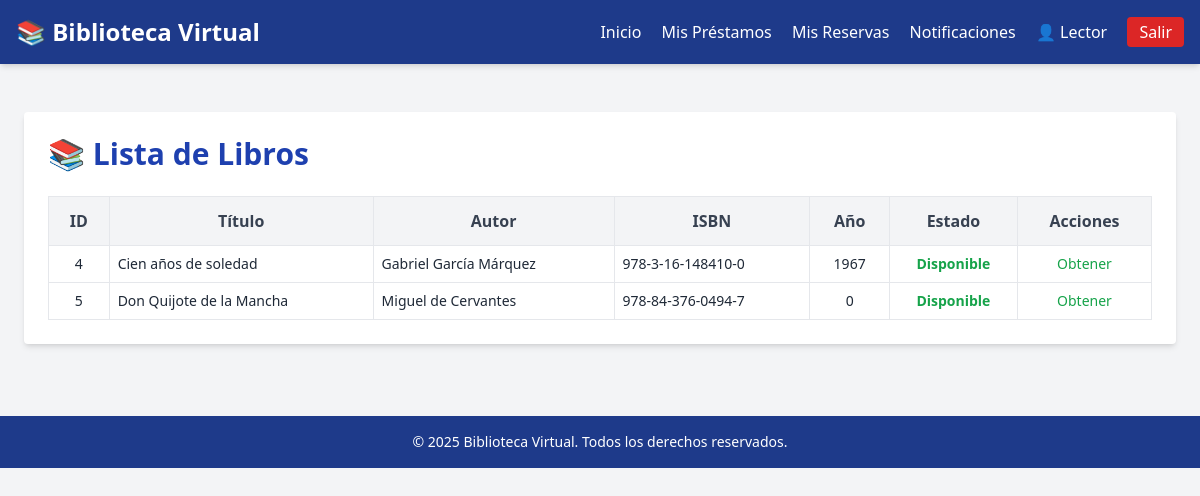
Page /index.php?action=list (signed in) on the committed database.
### tables this page shows
CREATE TABLE `libro` (
  `id` int(11) NOT NULL,
  `titulo` varchar(255) NOT NULL,
  `autor` varchar(255) DEFAULT NULL,
  `isbn` varchar(20) DEFAULT NULL,
  `ano_publicacion` year(4) DEFAULT NULL,
  `disponible` tinyint(1) DEFAULT 1,
  `creado_en` timestamp NOT NULL DEFAULT current_timestamp()
);

### controllers/LibroController.php (called while the page is built, shortened)
<?php
require_once __DIR__ . '/../models/Libro.php';
class LibroController
{
    private Libro $model;
    public function __construct(PDO $pdo)
    {
        $this->model    = new Libro($pdo);
    }
    public function index(): void
    {
        $q = trim($_GET['q'] ?? '');
        $libros = $q !== ''
            ? $this->model->searchDisponibles($q)
            : $this->model->getDisponibles();
        include __DIR__ . '/../views/header.php';
        include __DIR__ . '/../views/libros/list.php';
        include __DIR__ . '/../views/footer.php';
    }
}

### models/Libro.php (called while the page is built, shortened)
<?php
class Libro
{
    private $pdo;
    public function __construct(PDO $pdo)
    {
        $this->pdo = $pdo;
    }
    public function getDisponibles(): array
    {
        $stmt = $this->pdo->query("SELECT * FROM libro WHERE disponible IN (1,2)");
        return $stmt->fetchAll(PDO::FETCH_ASSOC);
    }
}

### views/libros/list.php (the view, shortened to what this page needs)
<?php
  global $currentUser, $reservaModel;
?>
<div class="max-w-6xl mx-auto p-6 bg-white shadow-md rounded mt-6">
  <div class="flex items-center justify-between mb-6">
    <h1 class="text-3xl font-bold text-blue-800">📚 Lista de Libros</h1>
  </div>
  <div class="overflow-auto">
    <table class="min-w-full table-auto border-collapse">
      <thead class="bg-gray-100 text-gray-700">
        <tr>
          <th class="p-3 border">ID</th>
          <th class="p-3 border">Título</th>
          <th class="p-3 border">Autor</th>
          <th class="p-3 border">ISBN</th>
          <th class="p-3 border">Año</th>
          <th class="p-3 border">Estado</th>
          <th class="p-3 border">Acciones</th>
        </tr>
      </thead>
      <tbody class="text-gray-800 text-sm">
        <?php if (!empty($libros)): foreach ($libros as $lib): ?>
          <tr class="hover:bg-gray-50 border-t">
            <td class="p-2 border text-center"><?= $lib['id'] ?></td>
            <td class="p-2 border"><?= htmlspecialchars($lib['titulo']) ?></td>
            <td class="p-2 border"><?= htmlspecialchars($lib['autor']) ?></td>
            <td class="p-2 border"><?= htmlspecialchars($lib['isbn']) ?></td>
            <td class="p-2 border text-center"><?= $lib['ano_publicacion'] ?></td>
            <td class="p-2 border text-center">
              <?php
                if ($lib['disponible'] == 1) echo '<span class="text-green-600 font-semibold">Disponible</span>';
                elseif ($lib['disponible'] == 2) echo '<span class="text-yellow-500 font-semibold">Prestado</span>';
                else echo '<span class="text-gray-500 italic">Baja</span>';
              ?>
            </td>
            <td class="p-2 border text-center space-x-2">
              <?php if ($currentUser): ?>
                <?php if ($lib['disponible'] == 1): ?>
                  <a href="index.php?action=obtener&id=<?= $lib['id'] ?>"
                     class="text-green-600 hover:underline font-medium">Obtener</a>
                <?php elseif ($lib['disponible'] == 2): ?>
                  <a href="index.php?action=reservar&id=<?= $lib['id'] ?>"
                     class="text-indigo-600 hover:underline font-medium">Reservar</a>
                <?php endif; ?>
              <?php endif; ?>
            </td>
          </tr>
        <?php endforeach; endif; ?>
      </tbody>
    </table>
  </div>
</div>

### index.php (shortened to what this page needs)
<?php
require_once __DIR__ . '/config.php';
require_once __DIR__ . '/controllers/LibroController.php';
$controller   = new LibroController($pdo);
$currentUser   = $_SESSION['user']         ?? null;
$action = $_GET['action'] ?? 'list';
switch ($action) {
    case 'list':
        $controller->index();
        break;
}

### views/header.php (shortened to what this page needs)
<!DOCTYPE html>
<html lang="es">
<head>
    <script src="https://cdn.tailwindcss.com"></script>
</head>
<body class="bg-gray-100 text-gray-800">
<header class="bg-blue-900 text-white shadow-md">
    <div class="max-w-7xl mx-auto px-4 py-4 flex items-center justify-between">
        <h1 class="text-2xl font-bold">📚 Biblioteca Virtual</h1>
        <nav class="space-x-4">
            <a href="index.php?action=list" class="hover:underline">Inicio</a>
            <?php if (isset($_SESSION['user'])): ?>
                <?php if ($_SESSION['user']['rol'] === 'bibliotecario'): ?>
                    <a href="index.php?action=mantenimiento" class="hover:underline">Mantenimiento</a>
                    <a href="index.php?action=prestamos" class="hover:underline">Préstamos</a>
                <?php else: ?>
                    <a href="index.php?action=misprestamos" class="hover:underline">Mis Préstamos</a>
                    <a href="index.php?action=misreservas" class="hover:underline">Mis Reservas</a>
                <?php endif; ?>
                <a href="index.php?action=verNotifs" class="hover:underline">Notificaciones</a>
                <span class="ml-4">👤 <?= htmlspecialchars($_SESSION['user']['name']) ?></span>
                <a href="index.php?action=logout" class="ml-2 bg-red-600 hover:bg-red-700 px-3 py-1 rounded text-white">Salir</a>
            <?php else: ?>
                <a href="index.php?action=login" class="bg-green-600 hover:bg-green-700 px-3 py-1 rounded text-white">Ingresar</a>
            <?php endif; ?>
        </nav>
    </div>
</header>
<main class="max-w-7xl mx-auto px-4 py-6">

### views/footer.php
</main>
    <footer class="bg-blue-900 text-white text-sm text-center py-4 mt-12">
        &copy; <?= date('Y') ?> Biblioteca Virtual. Todos los derechos reservados.
    </footer>
</body>
</html>

### rows in the picture
libro: id "4", titulo "Cien años de soledad", autor "Gabriel García Márquez", isbn "978-3-16-148410-0", ano_publicacion "1967", disponible "Disponible"
libro: id "5", titulo "Don Quijote de la Mancha", autor "Miguel de Cervantes", isbn "978-84-376-0494-7", ano_publicacion "0", disponible "Disponible"

### other values in the picture
$_SESSION['user']['name'] "Lector"
